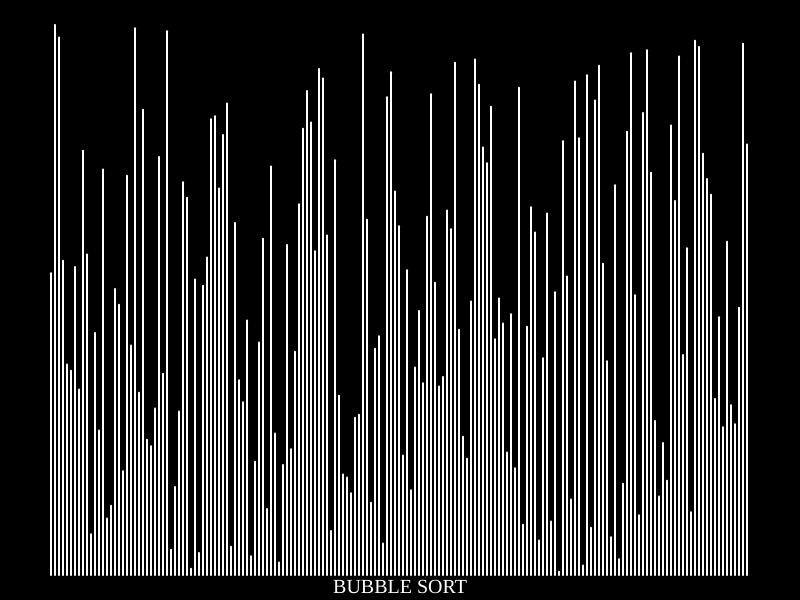
Frame 1 (no input)
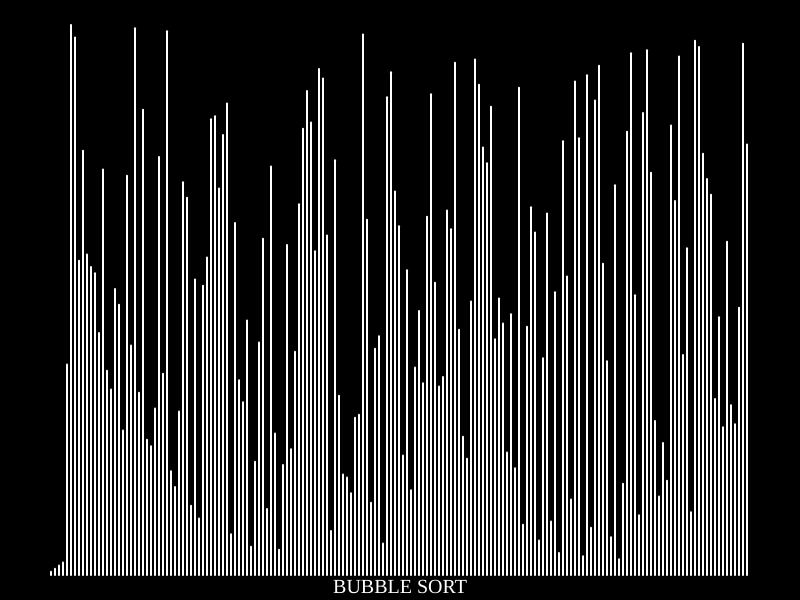
Frame 60 (no input)
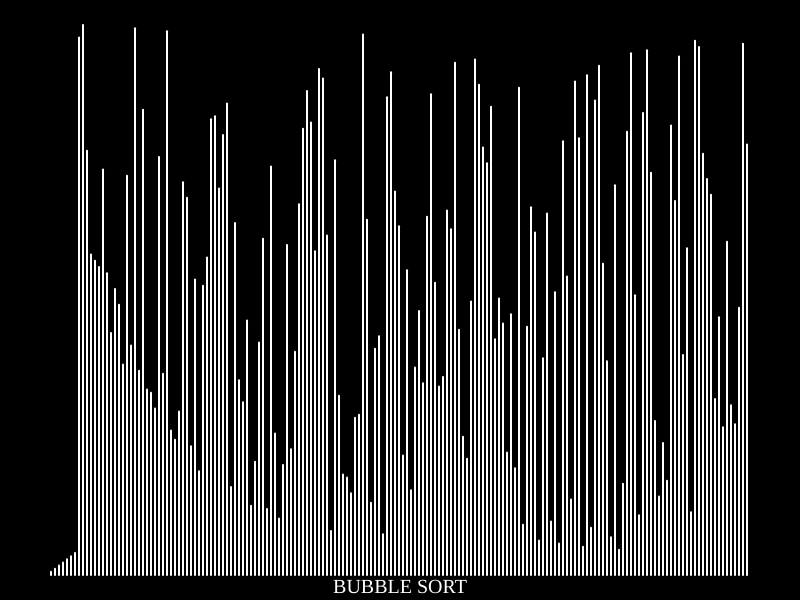
Frame 120 (the mouse pressed at the canvas centre since frame 60)

The p5.js sketch that drew these frames (run headless with seeded random() and noise() and a simulated clock; from frame 60 on, the mouse is pressed at the canvas centre):

// p5.js sketch
// ── sketch.js
var h = [], v = [], n = 175;
const spacex = 50,  spacey = 25;
var gap;
var once = 0;

function setup()
{
	createCanvas(800,600);
	frameRate(60);
}

function preload()
{
	for(var i = 1; i <= n; i++)
	{
		v[i] = random(1000);
		h[i] = map(i, 0, n, 0, 600 - 2*spacey);
	}
	for(var i = 1; i < n; i++)
		for(var j = i + 1; j <= n; j++)
			if(v[i] > v[j])
			{
				var aux = v[i];
				v[i] = v[j];
				v[j] = aux;
				aux = h[i];
				h[i] = h[j];
				h[j] = aux;
			}
}

function draw()
{	
	drawLines();
	bubble();

	/*if(once == 0)
	{
		once = 1;
		console.log("+");
		quickSort(h, 1, n);
	}*/
}

function quickSort(arr, low, high)
{
	if(low < high)
	{
		var pi = partition(arr, low, high);

		quickSort(arr, low, pi - 1);
		quickSort(arr, pi + 1, high);
	}
}

function partition(arr, low, high)
{
	var pivot = arr[high];
	var i = low - 1;
	for(var j = low; j <= high - 1; j++)
	{
		if(arr[j] <= pivot)
		{
			i++;
			var aux;
			aux = arr[i];
			arr[i] = arr[j];
			arr[j] = aux;
		}
	}
	aux = arr[i+1];
	arr[i+1] = arr[high];
	arr[high] = aux;
	return i + 1;
}

function bubble()
{
	textAlign(CENTER, CENTER);
	textFont("Calibri");
	textSize(20);
	fill("white");
	noStroke();
	text("BUBBLE SORT", width/2, height - spacey/2);
	if(h[n] != width - 2*(n-spacex))
	{
		var u = 0;
		for(var i = 0; i < n; i++)
			for(var j = i + 1; j <= n; j++)
			{
				if(h[j] < h[i] && u == 0)
				{
					var aux = h[i];
					h[i] = h[j];
					h[j] = aux;
					u ++;
				}
				if(u == 1) break;
			}
	}
}

function drawLines()
{
	background('black');
	gap = 0;
	for(var i = 1; i <= n; i++)
	{
		stroke("white");
		strokeWeight(2);
		line(spacex + i + gap, height - spacey - h[i], spacex + i + gap, height - spacey);
		gap += 3;
	}
}
// ── style - Copy.css
html, body {
  height: 100%;
}

body 
{
	margin: 0;
	display: flex;

	/* This centers the sketch horizontally. */
	justify-content: center;

	/* This centers the sketch vertically. */
	align-items: center;

	/* The image used */
	background-image: url("bkg.jpg");

	/* Full height */
	height: 100%; 

	/* Center and scale the image nicely */
	background-position: center;
	background-repeat: no-repeat;
	background-size: cover;
}
